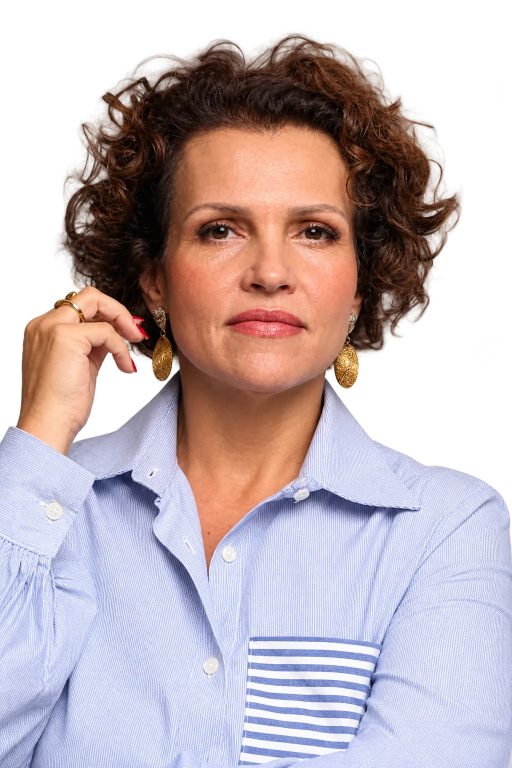
#> input picture fotos/andrea-1.webp, 1024 x 1536 px (shown at 1/2 size)
$ python compor_fotos.py
#> lines starting #> are read from the running program, lines starting #| are printed output that depends on the picture; after the words box and inside, x2 and y2 are one past the last pixel; in counts of white or black regions, pixels touching at a corner belong together; pictures that were not available may be replaced by others from this repository, and a replacement may not be noted
"""Remonta as imagens de fundo das seções com as fotos novas da Andréa.

As fotos originais do site estão "assadas" nos fundos das seções (foto + fundo
escuro + brilhos + mockup de dispositivos). Este script apaga a pessoa antiga
reconstruindo o fundo, aplica a foto nova (recorte com transparência) e, na
seção "Como funciona", devolve o mockup de dispositivos por cima.

Entrada:  fotos/andrea-1.webp, fotos/andrea-2.webp
Saída:    site/img/*.webp
"""
import pathlib
import numpy as np
from PIL import Image, ImageDraw, ImageFilter

ROOT = pathlib.Path(__file__).resolve().parent.parent
UP = ROOT / "site/wp-content/uploads/2023"
OUT = ROOT / "site/img"
FOTO1 = Image.open(ROOT / "fotos/andrea-1.webp").convert("RGBA")
#> FOTO1 is the input picture: PIL image 1024x1536 RGBA; mean R, G, B, A 129.6, 114.1, 118.2, 183.8
FOTO2 = Image.open(ROOT / "fotos/andrea-2.webp").convert("RGBA")
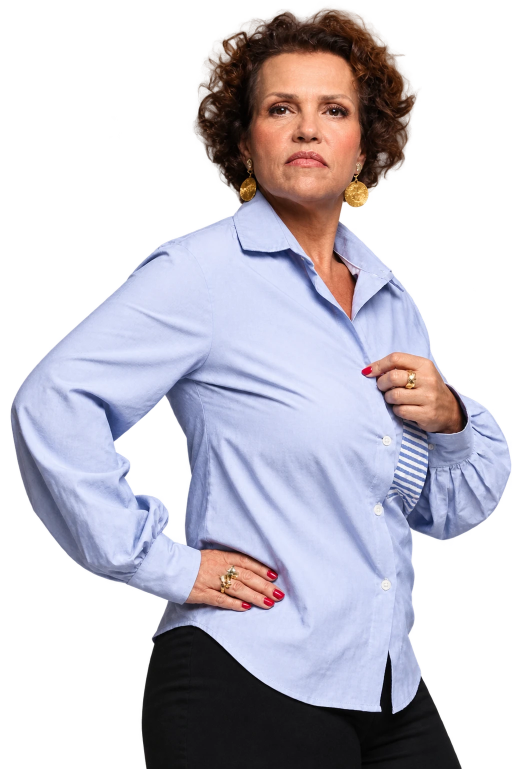
#> input picture fotos/andrea-2.webp, 1023 x 1537 px (shown at 1/2 size)
#> FOTO2 is the input picture: PIL image 1023x1537 RGBA; mean R, G, B, A 89.6, 86.1, 95.8, 139


def limpar_fundo(img, caixa, raio, passo=16):
    """Apaga o que está dentro de `caixa` (elipse) e recria o fundo liso por
    difusão a partir das bordas, em baixa resolução (o fundo é um degradê)."""
    rgb = np.asarray(img.convert("RGB"), dtype=np.float32)
    h, w = rgb.shape[:2]
    m = Image.new("L", (w, h), 255)
    ImageDraw.Draw(m).ellipse(caixa, fill=0)
    conhecido = np.asarray(m, dtype=np.float32) / 255.0

    # reduz por média de blocos (em float, sem perder os tons escuros)
    gh, gw = h // passo, w // passo
    def reduz(a):
        a = a[: gh * passo, : gw * passo]
        return a.reshape(gh, passo, gw, passo, *a.shape[2:]).mean(axis=(1, 3))
    k = reduz(conhecido)
    fixo = k > 0.999
    low = reduz(rgb * conhecido[..., None]) / np.maximum(k, 1e-6)[..., None]
    low[~fixo] = low[fixo].mean(axis=0)
    for _ in range(4000):  # Jacobi: cada célula livre vira a média dos vizinhos
        p = np.pad(low, ((1, 1), (1, 1), (0, 0)), mode="edge")
        viz = (p[:-2, 1:-1] + p[2:, 1:-1] + p[1:-1, :-2] + p[1:-1, 2:]) / 4
        low = np.where(fixo[..., None], low, viz)

    # amplia suavemente cada canal
    up = np.stack(
        [np.asarray(Image.fromarray(low[..., c].astype(np.float32), "F").resize((w, h), Image.BICUBIC)) for c in range(3)],
        -1,
    )
    # mistura com borda bem suave
    mk = np.asarray(m.filter(ImageFilter.GaussianBlur(raio / 3)), dtype=np.float32)[..., None] / 255.0
    mk = np.minimum(mk, conhecido[..., None])  # dentro da elipse é sempre o fundo novo
    out = rgb * mk + up * (1 - mk)
    out += np.random.default_rng(1).normal(0, 1.0, out.shape)  # leve granulado
    return Image.fromarray(np.clip(out, 0, 255).astype(np.uint8)).convert("RGBA")


def brilho(base, centro, raio, cor, forca):
    """Adiciona um brilho radial (screen) como os do original."""
    w, h = base.size
    yy, xx = np.mgrid[0:h, 0:w].astype(np.float32)
    d = np.sqrt((xx - centro[0]) ** 2 + (yy - centro[1]) ** 2) / raio
    a = np.clip(1 - d, 0, 1) ** 2 * forca
    arr = np.asarray(base, dtype=np.float32)
    c = np.array(cor, dtype=np.float32)
    arr[..., :3] = 255 - (255 - arr[..., :3]) * (1 - a[..., None] * c / 255)
    return Image.fromarray(np.clip(arr, 0, 255).astype(np.uint8))


def preparar_foto(foto, escala, fade_ini, fade_fim, laterais=0.0, tom=0.9):
    """Redimensiona, escurece levemente e esmaece embaixo/nas laterais."""
    f = foto.resize((round(foto.width * escala), round(foto.height * escala)), Image.LANCZOS)
    arr = np.asarray(f, dtype=np.float32)
    arr[..., :3] *= tom
    h, w = arr.shape[:2]
    ys = np.arange(h, dtype=np.float32)[:, None]
    fade = np.clip((fade_fim - ys) / max(fade_fim - fade_ini, 1), 0, 1)
    if laterais:
        xs = np.arange(w, dtype=np.float32)[None, :]
        lw = w * laterais
        fade = fade * np.clip(xs / lw, 0, 1) * np.clip((w - 1 - xs) / lw, 0, 1)
    arr[..., 3] *= fade
    return Image.fromarray(np.clip(arr, 0, 255).astype(np.uint8))


def mascara_dispositivos(size, retangulos):
    m = Image.new("L", size, 0)
    d = ImageDraw.Draw(m)
    for r in retangulos:
        d.rounded_rectangle(r, radius=6, fill=255)
    return m


def sombra(base, foto, pos, raio=40, forca=110):
    """Sombra suave da silhueta, para a foto 'assentar' no fundo escuro."""
    a = Image.new("L", base.size, 0)
    a.paste(foto.getchannel("A"), pos)
    a = a.filter(ImageFilter.GaussianBlur(raio)).point(lambda v: v * forca // 255)
    preto = Image.new("RGBA", base.size, (0, 0, 0, 255))
    return Image.composite(preto, base, a)


# ---------------------------------------------------------------- seção 1
def secao1():
    orig = Image.open(UP / "10/Slice-10121.webp").convert("RGBA")
    # dispositivos (laptop, tablet, celular) recortados do original
    disp = [(397, 816, 787, 1060), (785, 866, 957, 1063), (742, 899, 829, 1074)]
    mdisp = mascara_dispositivos(orig.size, disp)
#> in mascara_dispositivos, `m = Image.new("L", size, 0)`: m: PIL image 1024x1536 L; every value is 0

    base = limpar_fundo(orig, (360, 60, 1080, 1180), 90)
    foto = preparar_foto(FOTO1, 0.62, 560, 780, laterais=0.08)
    pos = (330, 92)
    base.alpha_composite(foto, pos)
    base.paste(orig, (0, 0), mdisp)
    base.convert("RGB").save(OUT / "andrea-como-funciona.webp", quality=88)

    # versão celular: foto + dispositivos centralizados e grandes, em 2,5x
    # (exibida com background-size: 640px, ver site/css/contraste.css)
    K = 1.27  # escala relativa à composição do desktop
    camada = Image.new("RGBA", (round(orig.width * K), round(orig.height * K)), (0, 0, 0, 0))
    fm = preparar_foto(FOTO1, 0.62 * K, 560 * K, 780 * K, laterais=0.08)  # direto da foto original
    camada.alpha_composite(fm, (round(pos[0] * K), round(pos[1] * K)))
    orig_k = orig.resize(camada.size, Image.LANCZOS)
    mdisp_k = mdisp.resize(camada.size, Image.LANCZOS)
    camada.paste(orig_k, (0, 0), mdisp_k)
    a = np.maximum(np.asarray(camada.getchannel("A")), np.asarray(mdisp_k))
    camada.putalpha(Image.fromarray(a))
    grupo = camada.crop(tuple(round(v * K) for v in (320, 92, 980, 1075)))

    W, H = 1600, 1400  # 640 x 560 px de CSS
    mob = Image.open(UP / "10/Frame-6811123.webp").convert("RGBA")
    mfundo = limpar_fundo(mob, (270, 50, 500, 390), 40).resize((1600, 2160), Image.BICUBIC).crop((0, 0, W, H))
    arr = np.asarray(mfundo, dtype=np.float32)
    cor = arr[H - 40 : H, W // 2 - 200 : W // 2 + 200, :3].reshape(-1, 3).mean(axis=0)
    # bordas (laterais e base) se fundem numa cor sólida, usada também no CSS
    ys = np.arange(H, dtype=np.float32)[:, None]
    xs = np.arange(W, dtype=np.float32)[None, :]
    t = np.clip((H - ys) / 240, 0, 1) * np.clip(xs / 160, 0, 1) * np.clip((W - 1 - xs) / 160, 0, 1)
    arr[..., :3] = arr[..., :3] * t[..., None] + cor * (1 - t[..., None])
    mfundo = Image.fromarray(np.clip(arr, 0, 255).astype(np.uint8))
    mfundo.alpha_composite(grupo, ((W - grupo.width) // 2, 40))
    mfundo.convert("RGB").save(OUT / "andrea-como-funciona-mobile.webp", quality=88)
    print("cor de fundo do celular: #%02x%02x%02x" % tuple(round(c) for c in cor))


# ---------------------------------------------------------------- seção 2
def secao2():
    orig = Image.open(UP / "09/Slice-7.webp").convert("RGBA")
    base = limpar_fundo(orig, (180, 40, 1200, 1300), 110)
    base = brilho(base, (300, 520), 520, (150, 20, 200), 0.42)
    base = brilho(base, (930, 460), 480, (20, 70, 255), 0.42)
    foto = preparar_foto(FOTO2, 0.94, 900, 1060)
    pos = (-10, 85)
    base.alpha_composite(foto.crop((-pos[0], 0, foto.width, foto.height)), (0, pos[1]))
    base.convert("RGB").save(OUT / "andrea-fundadora.webp", quality=88)

    tab = Image.open(UP / "09/Frame-67.webp").convert("RGBA")
    tbase = limpar_fundo(tab, (200, 0, 640, 470), 50)
    tbase = brilho(tbase, (275, 200), 150, (150, 20, 200), 0.5)
    tbase = brilho(tbase, (520, 190), 140, (20, 70, 255), 0.5)
    foto = preparar_foto(FOTO2, 0.42, 200, 400, laterais=0.06)
    pos = (154, 12)
    tbase.alpha_composite(foto, pos)
    tbase.convert("RGB").save(OUT / "andrea-fundadora-mobile.webp", quality=88)


if __name__ == "__main__":
    OUT.mkdir(parents=True, exist_ok=True)
    secao1()
#> in secao1, `mdisp = mascara_dispositivos(orig.size, disp)`:
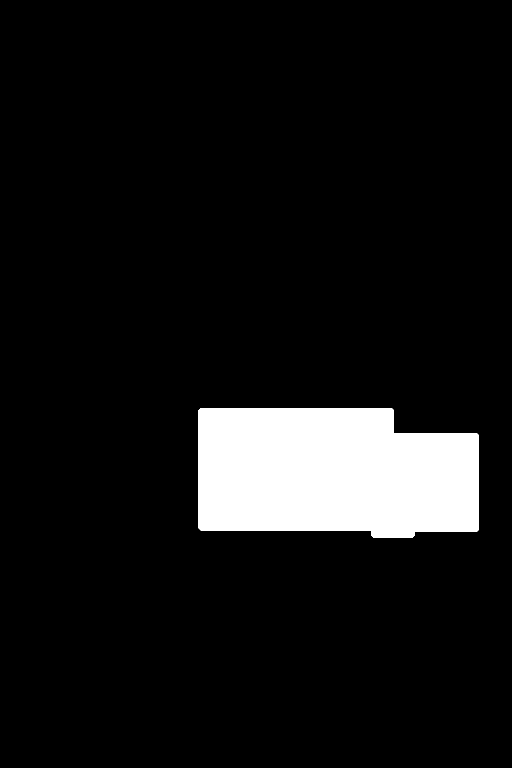
#> mdisp: PIL image 1024x1536 L (shown at 1/2 size); 8.3% white; 1 white region, box (x1, y1, x2, y2) and area: (397, 816, 958, 1075) 130490
#> in limpar_fundo, `m = Image.new("L", (w, h), 255)`: m: PIL image 1024x1536 L; every value is 255
#> in limpar_fundo, `ImageDraw.Draw(m).ellipse(caixa, fill=0)`: m: PIL image 1024x1536 L; 61.1% white; 1 black region, box (x1, y1, x2, y2) and area: (360, 60, 1024, 1181) 611362
#> in limpar_fundo, `fixo = k > 0.999`: fixo: shape (96, 64) bool; 59.7% white; 1 black region, box (x1, y1, x2, y2) and area: (22, 3, 64, 74) 2476
#> the loop in limpar_fundo, `for _ in range(4000):` made 4000 passes
#> pass 1, in limpar_fundo, `viz = (p[:-2, 1:-1] + p[2:, 1:-1] + p[1:-1, :-2] + p[1:-1, 2:]) / 4`:
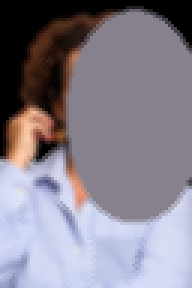
#> viz: shape (96, 64, 3) float32 (shown 3 times larger); mean R, G, B 135.3, 129.7, 142
#> after the loop in limpar_fundo, `for _ in range(4000):`:
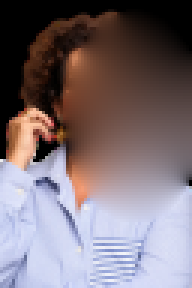
#> low: shape (96, 64, 3) float32 (shown 3 times larger); mean R, G, B 125.2, 112.9, 119
#> in secao1, `camada = Image.new("RGBA", (round(orig.width * K), round(orig.height *..`: camada: PIL image 1300x1951 RGBA; every value is 0
#> in secao1, `camada.paste(orig_k, (0, 0), mdisp_k)`:
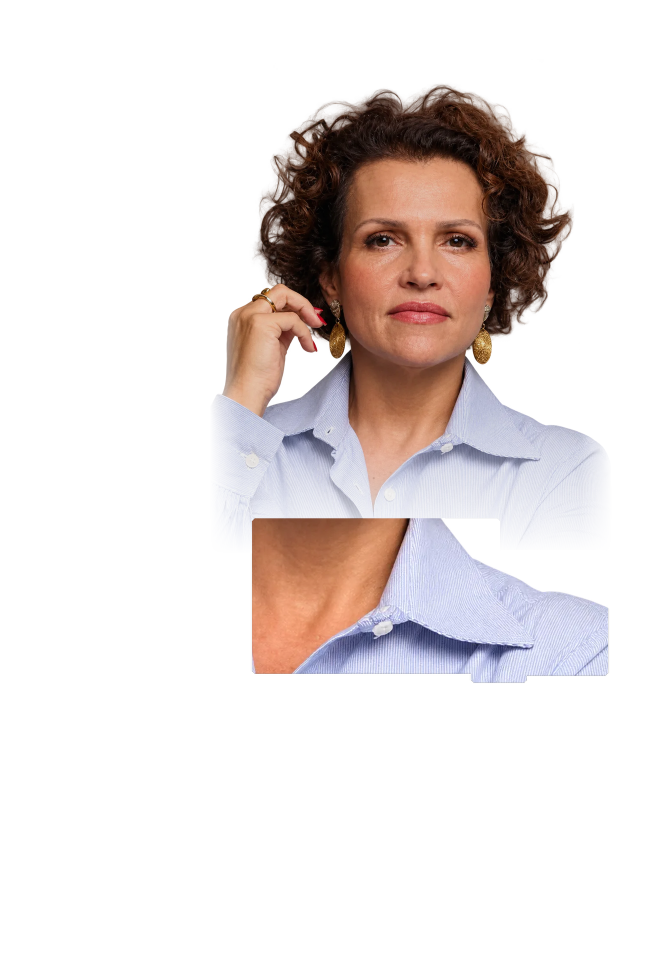
#> camada: PIL image 1300x1951 RGBA (shown at 1/2 size); mean R, G, B, A 43.5, 35.8, 35.2, 59; transparent parts drawn white
#> in secao1, `grupo = camada.crop(tuple(round(v * K) for v in (320, 92, 980, 1075)))`:
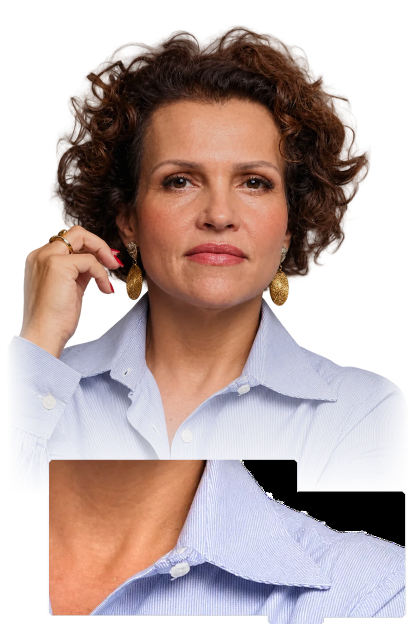
#> grupo: PIL image 839x1248 RGBA (shown at 1/2 size); mean R, G, B, A 105.3, 86.6, 85.2, 149.6; transparent parts drawn white
#> call 2 of limpar_fundo, with caixa = (270, 50, 500, 390), raio = 40, passo = 16
#> in limpar_fundo (call 2), `rgb = np.asarray(img.convert("RGB"), dtype=np.float32)`:
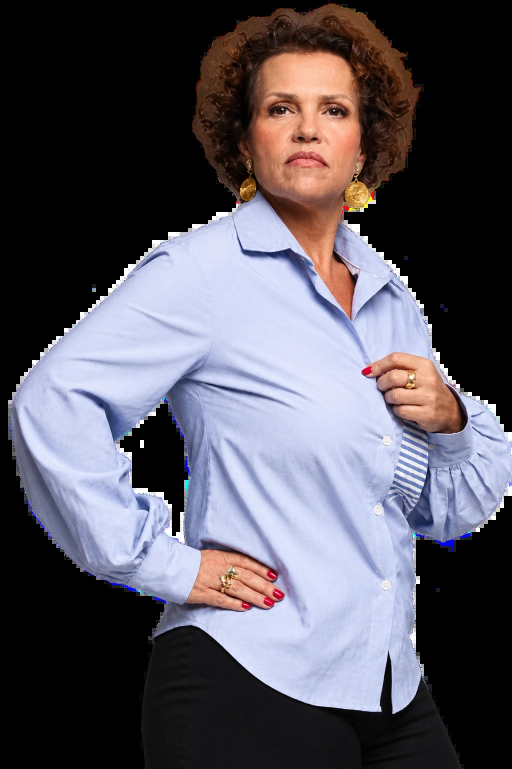
#> rgb: shape (1537, 1023, 3) float32 (shown at 1/2 size); mean R, G, B 89.4, 86, 95.5
#> in limpar_fundo (call 2), `m = Image.new("L", (w, h), 255)`: m: PIL image 1023x1537 L; every value is 255
#> in secao1, `cor = arr[H - 40 : H, W // 2 - 200 : W // 2 + 200, :3].reshape(-1, 3)...`: cor = [180, 188.4, 223.1]
#| cor de fundo do celular: #b4bcdf
    secao2()
#> (the run stopped early here; a loop or call above may not have finished)
